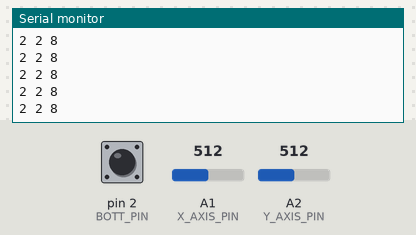
Bench run of a sketch on a simulated Arduino Uno, built with avr-gcc and run on an emulated ATmega328P. Parts: the last lines printed to the serial monitor. The inputs (shaded band) are chosen by the test bench; at power-on: A1 (X_AXIS_PIN) = 512, A2 (Y_AXIS_PIN) = 512, pin 2 (BOTT_PIN) HIGH.

Above: at 1.2 s.
1.3 s: A1 (X_AXIS_PIN) set to 306
At 1.82 s:
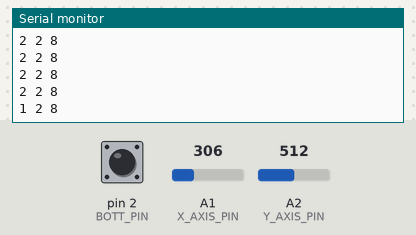
2.8 s: A2 (Y_AXIS_PIN) set to 306
At 2.84 s:
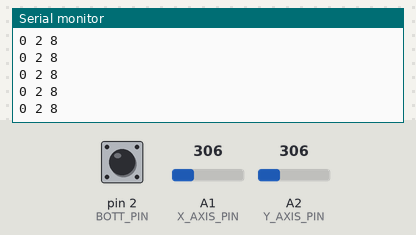
4.3 s: pin 2 (BOTT_PIN) pulled LOW for 0.15 s
At 4.36 s:
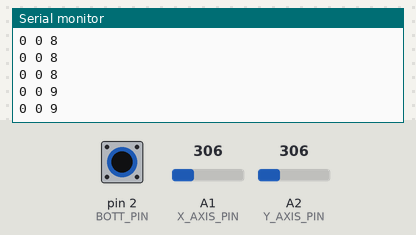
5.9 s: A1 (X_AXIS_PIN) set to 511
At 5.9 s:
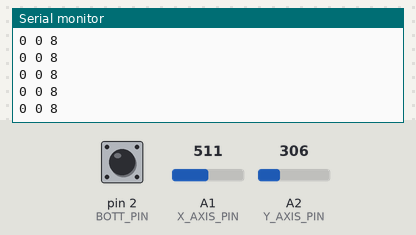
7.4 s: pin 2 (BOTT_PIN) pulled LOW for 1 s
At 7.41 s:
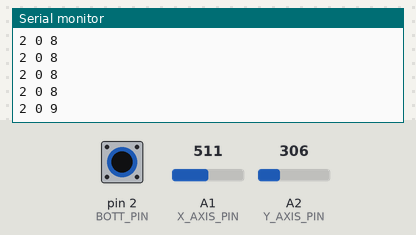
9.9 s: A2 (Y_AXIS_PIN) set to 511
At 9.94 s:
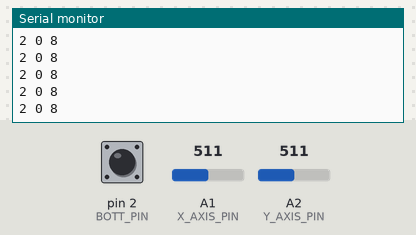
Timing chart, 0 to 12.4 s (numbered marks = the images above; inputs shaded):
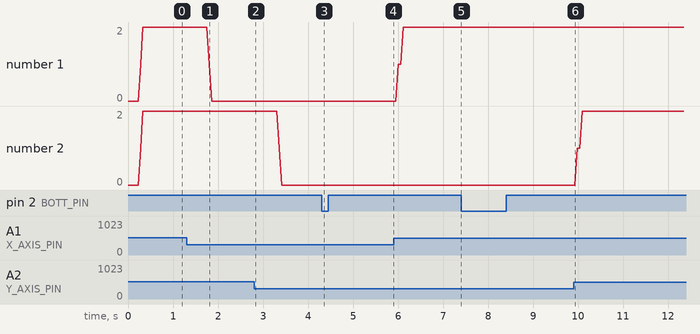

The sketch:

Controller.ino
```cpp
#define BAUD_RATE 9600
#define VCC_PIN A0
#define GND_PIN A4
#define BOTT_PIN 2
#define X_AXIS_PIN A1
#define Y_AXIS_PIN A2
#define Z_AXIS_PIN A3
#define NUM_AXES 3
#define BUFFER_SIZE 16

const unsigned int PINS[NUM_AXES] = {X_AXIS_PIN, Y_AXIS_PIN, Z_AXIS_PIN};
int buffer[NUM_AXES][BUFFER_SIZE];
int buffer_pos[NUM_AXES] = { 0 };

int axis_flat[NUM_AXES] = {365, 360, 440};
long sum = 0;

void setup(){
  Serial.begin(BAUD_RATE);
  pinMode(VCC_PIN,OUTPUT);
  pinMode(X_AXIS_PIN,INPUT);
  pinMode(Y_AXIS_PIN,INPUT);
  pinMode(Z_AXIS_PIN,INPUT);
  pinMode(GND_PIN,OUTPUT);
  pinMode(BOTT_PIN, INPUT);
  analogWrite(VCC_PIN,255);
  analogWrite(GND_PIN,0);
}

int get_axis(const int axis){
  delay(1);
  buffer[axis][buffer_pos[axis]] = analogRead(PINS[axis]);
  buffer_pos[axis] = (buffer_pos[axis] + 1) % BUFFER_SIZE;
  sum = 0;
  for (unsigned int i = 0; i < BUFFER_SIZE; i++) sum += buffer[axis][i];
  return round(sum / BUFFER_SIZE);
}

void loop() {

  for(int i = 0; i < 2; i++){
    if( get_axis(i) > axis_flat[i] + 20){
      Serial.print("2 ");
    } else if( get_axis(i) > axis_flat[i] - 20){
      Serial.print("1 ");
    } else {
      Serial.print("0 ");
    }
  }

  Serial.println(!digitalRead(BOTT_PIN)+8);

  delay(50);
}
```

Measured:
- after the input at 1.3 s, the serial monitor: prints a new line after 0.50 s (image 1)
- after the input at 4.3 s, the serial monitor: prints a new line after 0.05 s (image 3)
- after the input at 7.4 s, the serial monitor: prints a new line at once (image 5)
